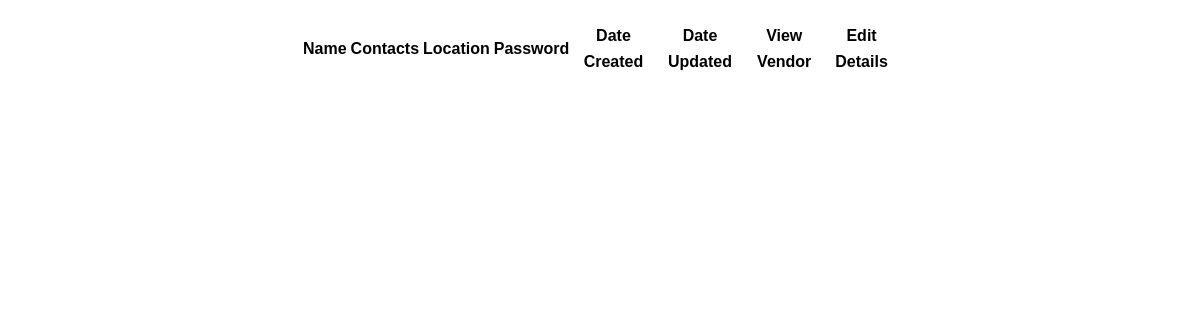
Page /vendor/vendor/list/ on the earlier database version.
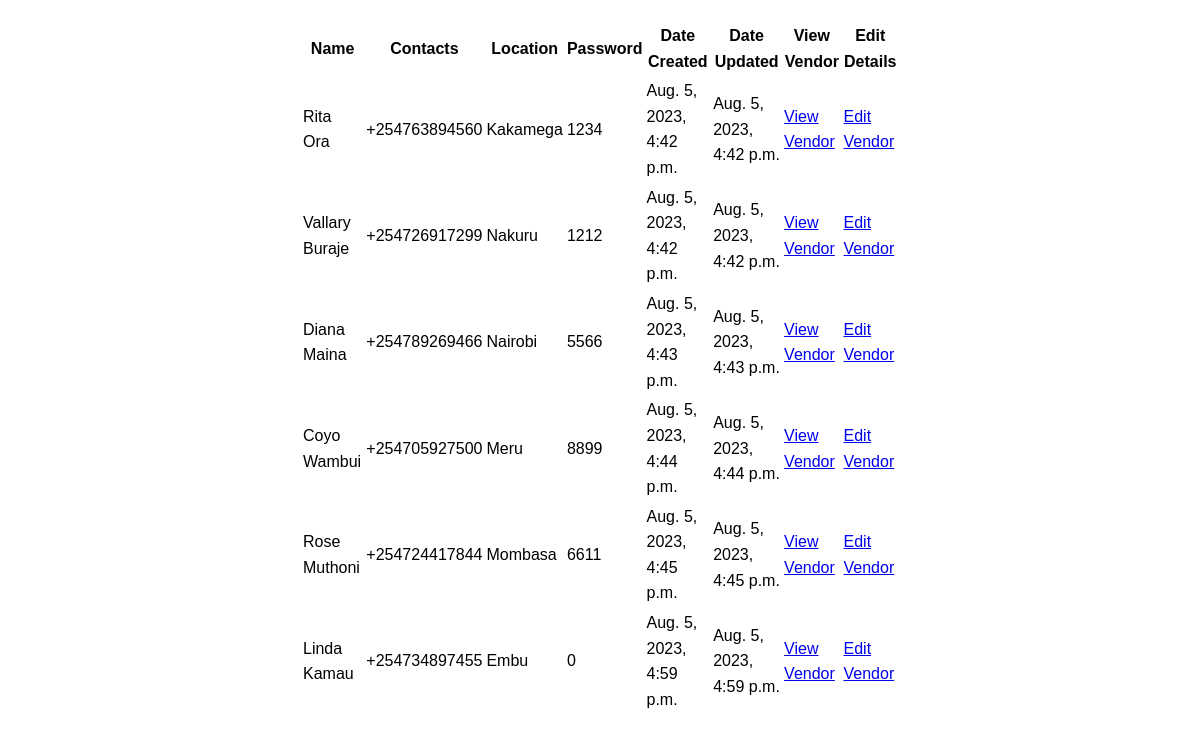
Same page on the later database version.
### vendor/models.py (models this page shows, shortened)
class Vendor(models.Model):
    name = models.CharField (max_length=32)
    contacts = models.CharField (max_length=32)
    location= models.CharField (max_length=32)
    password = models.PositiveBigIntegerField()
    date_created = models.DateTimeField(auto_now_add=True)
    date_updated = models.DateTimeField(auto_now=True)

### vendor/views.py (the view)
# urls.py: path('vendor/list/', views.vendor_list, name='vendor_list'),
def vendor_list(request):
    vendors = Vendor.objects.all()
    return render(request, 'vendor/vendor_list.html', {'vendors': vendors})

### templates/vendor/vendor_list.html (shortened to what this page needs)
{% load static %}
<!DOCTYPE html>
<html lang="en">
<head>
    <link rel="stylesheet" href="{% static 'vendors/vendor_list.css' %}">
</head>
<body>
    <table class="vendor-table">
        <thead>
            <tr>
                <th>Name</th>
                <th>Contacts</th>
                <th>Location</th>
                <th>Password</th>
                <th>Date Created</th>
                <th>Date Updated</th>
                <th>View Vendor</th>
                <th>Edit Details</th>
            </tr>
        </thead>
        <tbody>
            {% for vendor in vendors %}
            <tr>
                <td>{{ vendor.name }}</td>
                <td>{{ vendor.contacts }}</td>
                <td>{{ vendor.location }}</td>
                <td>{{ vendor.password }}</td>
                <td>{{ vendor.date_created }}</td>
                <td>{{ vendor.date_updated }}</td>
                <td>
                  <a href="{% url 'vendor_details_view' id=vendor.id %}">View Vendor </a>
              </td>
              <td>
                  <a href="{% url 'edit_vendor_view' id=vendor.id %}">Edit Vendor </a>
              </td>
            </tr>
            {% endfor %}
        </tbody>
    </table>
</body>
</html>

Differences in the rows shown:
added Vendor: name "Rita Ora", contacts "+254763894560", location "Kakamega", password "1234", date_created "Aug. 5, 2023, 4:42 p.m.", date_updated "Aug. 5, 2023, 4:42 p.m."
added Vendor: name "Vallary Buraje", contacts "+254726917299", location "Nakuru", password "1212", date_created "Aug. 5, 2023, 4:42 p.m.", date_updated "Aug. 5, 2023, 4:42 p.m."
added Vendor: name "Diana Maina", contacts "+254789269466", location "Nairobi", password "5566", date_created "Aug. 5, 2023, 4:43 p.m.", date_updated "Aug. 5, 2023, 4:43 p.m."
added Vendor: name "Coyo Wambui", contacts "+254705927500", location "Meru", password "8899", date_created "Aug. 5, 2023, 4:44 p.m.", date_updated "Aug. 5, 2023, 4:44 p.m."
added Vendor: name "Rose Muthoni", contacts "+254724417844", location "Mombasa", password "6611", date_created "Aug. 5, 2023, 4:45 p.m.", date_updated "Aug. 5, 2023, 4:45 p.m."
added Vendor: name "Linda Kamau", contacts "+254734897455", location "Embu", password "0", date_created "Aug. 5, 2023, 4:59 p.m.", date_updated "Aug. 5, 2023, 4:59 p.m."
